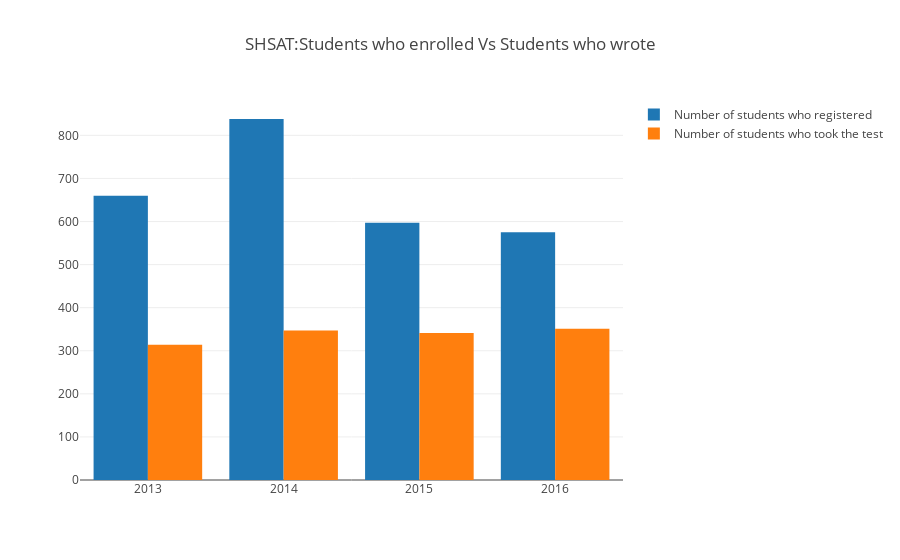

Notebook code cell kept with this figure:
### Code cell
trace1 = go.Bar(
    x=trend['Year of SHST'],
    y=trend['Number of students who registered for the SHSAT'],
    orientation = 'v',
    name = "Number of students who registered"
)
trace2 = go.Bar(
    x=trend['Year of SHST'],
    y=trend['Number of students who took the SHSAT'],
    orientation = 'v',
    name = "Number of students who took the test")
layout = go.Layout(
    title='SHSAT:Students who enrolled Vs Students who wrote',
    barmode='group'
    #width = 1000,
    #height = 4500
    #yaxis=dict(tickangle=-45),
)

data = [trace1, trace2]
fig = go.Figure(data=data, layout=layout)
py.iplot(fig, filename="WorkToolsFrequency")

### Figure 1 — Plotly figure (JSON) as saved in the notebook; plotly's stock layout.template omitted (floating-point values rounded to 4 significant figures)
{"data": [{"name": "Number of students who registered", "orientation": "v", "type": "bar", "x": [2013, 2014, 2015, 2016], "y": [660, 838, 597, 575]}, {"name": "Number of students who took the test", "orientation": "v", "type": "bar", "x": [2013, 2014, 2015, 2016], "y": [314, 347, 341, 351]}], "layout": {"barmode": "group", "title": "SHSAT:Students who enrolled Vs Students who wrote"}}
